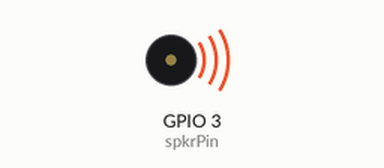
Simulated run of this sketch. Board: ESP32. Parts: buzzer (waves = sounding).

Above: at 0.12 s.
At 2.3 s:
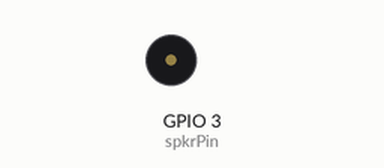
Timing chart, 0 to 5.2 s (numbered marks = the images above):
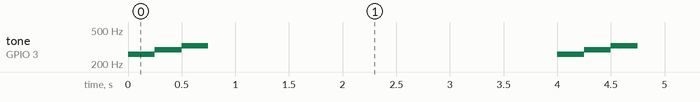

The sketch:

09_Speaker.ino
```cpp
const int spkrPin = 3; //3:ConnectorA 4:ConnectorB

#define DO 261.6
#define _DO 277.18
#define RE 293.665
#define _RE 311.127
#define MI 329.63
#define FA 349.228
#define _FA 369.994
#define SO 391.995
#define _SO 415.305
#define RA 440
#define _RA 466.164
#define TI 493.883
#define octDO 523.251

void playmusic(){
  ledcWriteTone(spkrPin, DO);
  delay(250);
  ledcWriteTone(spkrPin, RE);
  delay(250);
  ledcWriteTone(spkrPin, MI);
  delay(250);
  ledcWriteTone(spkrPin, 0); // no sound
  delay(250);
}

void setup() {
  pinMode(spkrPin, OUTPUT);
  ledcAttach(spkrPin, 12000, 8); //Pin setting(Pin num, Max frequency, Resolution)
}

void loop() {
  playmusic();
  delay(3000);
}
```

Measured:
- by itself, tone on GPIO 3 (spkrPin): repeats every 4.0 s: 293 Hz 0.25 s, 329 Hz 0.25 s, silent 3.3 s, 261 Hz 0.25 s
